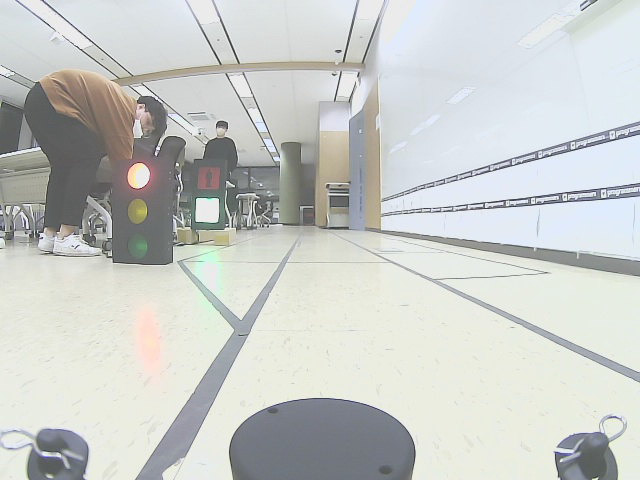
#> input picture video2_85.png, 640 x 480 px
$ python main.py
#> lines starting #> are read from the running program, lines starting #| are printed output that depends on the picture; after the words box and inside, x2 and y2 are one past the last pixel; in counts of white or black regions, pixels touching at a corner belong together
import cv2
import numpy as np


def detect(img, maskr, maskg, masky, md, sr, br, param1, param2):

    # Set font for CV2 GUI
    font = cv2.FONT_HERSHEY_SIMPLEX

    # Store dimensions of input image as a variable
    size = img.shape

    # Detect circles present in mask with Hough Circle Transform
    r_circles = cv2.HoughCircles(maskr, cv2.HOUGH_GRADIENT, 1, md,
                               param1=param1, param2=param2, minRadius=sr, maxRadius=br)

    g_circles = cv2.HoughCircles(maskg, cv2.HOUGH_GRADIENT, 1, md,
                               param1=param1, param2=param2, minRadius=sr, maxRadius=br)


    y_circles = cv2.HoughCircles(masky, cv2.HOUGH_GRADIENT, 1, md,
                               param1=param1, param2=param2, minRadius=sr, maxRadius=br)

    # Detect traffic lights
    r = 5
    bound = 4.0 / 10
    if r_circles is not None:
        r_circles = np.uint16(np.around(r_circles))

        for i in r_circles[0, :]:
            if i[0] > size[1] or i[1] > size[0]or i[1] > size[0]*bound:
                continue

            h, s = 0.0, 0.0
            for m in range(-r, r):
                for n in range(-r, r):

                    if (i[1]+m) >= size[0] or (i[0]+n) >= size[1]:
                        continue
                    h += maskr[i[1]+m, i[0]+n]
                    s += 1
            if h / s > 50:
                cv2.circle(img, (i[0], i[1]), i[2]+10, (0, 255, 0), 2)
                cv2.circle(maskr, (i[0], i[1]), i[2]+30, (255, 255, 255), 2)
                cv2.putText(img,'RED',(i[0], i[1]), font, 1,(255,0,0),2,cv2.LINE_AA)

    if g_circles is not None:
        g_circles = np.uint16(np.around(g_circles))

        for i in g_circles[0, :]:
            if i[0] > size[1] or i[1] > size[0] or i[1] > size[0]*bound:
                continue

            h, s = 0.0, 0.0
            for m in range(-r, r):
                for n in range(-r, r):

                    if (i[1]+m) >= size[0] or (i[0]+n) >= size[1]:
                        continue
                    h += maskg[i[1]+m, i[0]+n]
                    s += 1
            if h / s > 100:
                cv2.circle(img, (i[0], i[1]), i[2]+10, (0, 255, 0), 2)
                cv2.circle(maskg, (i[0], i[1]), i[2]+30, (255, 255, 255), 2)
                cv2.putText(img,'GREEN',(i[0], i[1]), font, 1,(255,0,0),2,cv2.LINE_AA)

    if y_circles is not None:
        y_circles = np.uint16(np.around(y_circles))

        for i in y_circles[0, :]:
            if i[0] > size[1] or i[1] > size[0] or i[1] > size[0]*bound:
                continue

            h, s = 0.0, 0.0
            for m in range(-r, r):
                for n in range(-r, r):

                    if (i[1]+m) >= size[0] or (i[0]+n) >= size[1]:
                        continue
                    h += masky[i[1]+m, i[0]+n]
                    s += 1
            if h / s > 50:
                cv2.circle(img, (i[0], i[1]), i[2]+10, (0, 255, 0), 2)
                cv2.circle(masky, (i[0], i[1]), i[2]+30, (255, 255, 255), 2)
                cv2.putText(img,'YELLOW',(i[0], i[1]), font, 1,(255,0,0),2,cv2.LINE_AA)

    return img

if __name__ == '__main__':

    # Dummy function to pass as parameter when needed
    def nothing(x):
        pass

    # Name each window with String
    redWindow = 'Red'
    greenWindow = 'Green'
    yellowWindow = 'Yellow'
    paramWindow = 'Hough Circles Parameters'

    # Name each slider
    rhl = 'H Low'
    rhh = 'H High'
    rsl = 'S Low'
    rsh = 'S High'
    rvl = 'V Low'
    rvh = 'V High'

    ghl = 'H Low'
    ghh = 'H High'
    gsl = 'S Low'
    gsh = 'S High'
    gvl = 'V Low'
    gvh = 'V High'

    yhl = 'H Low'
    yhh = 'H High'
    ysl = 'S Low'
    ysh = 'S High'
    yvl = 'V Low'
    yvh = 'V High'

    md = 'Min Dist'
    sr = 'Min Radius'
    br = 'Max Radius'
    p1 = 'Param 1'
    p2 = 'Param 2'

    # Create separate window for each colour and the hough circle transform parameters
    cv2.namedWindow(redWindow, flags = cv2.WINDOW_NORMAL)
    cv2.namedWindow(greenWindow, flags = cv2.WINDOW_NORMAL)
    cv2.namedWindow(yellowWindow, flags = cv2.WINDOW_NORMAL)
    cv2.namedWindow(paramWindow, flags = cv2.WINDOW_NORMAL)

    # Create trackbars
    cv2.createTrackbar(rhl, redWindow, 0, 255, nothing)
    cv2.createTrackbar(rhh, redWindow, 0, 255, nothing)
    cv2.createTrackbar(rsl, redWindow, 0, 255, nothing)
    cv2.createTrackbar(rsh, redWindow, 0, 255, nothing)
    cv2.createTrackbar(rvl, redWindow, 0, 255, nothing)
    cv2.createTrackbar(rvh, redWindow, 0, 255, nothing)

    cv2.createTrackbar(ghl, greenWindow, 0, 255, nothing)
    cv2.createTrackbar(ghh, greenWindow, 0, 255, nothing)
    cv2.createTrackbar(gsl, greenWindow, 0, 255, nothing)
    cv2.createTrackbar(gsh, greenWindow, 0, 255, nothing)
    cv2.createTrackbar(gvl, greenWindow, 0, 255, nothing)
    cv2.createTrackbar(gvh, greenWindow, 0, 255, nothing)

    cv2.createTrackbar(yhl, yellowWindow, 0, 255, nothing)
    cv2.createTrackbar(yhh, yellowWindow, 0, 255, nothing)
    cv2.createTrackbar(ysl, yellowWindow, 0, 255, nothing)
    cv2.createTrackbar(ysh, yellowWindow, 0, 255, nothing)
    cv2.createTrackbar(yvl, yellowWindow, 0, 255, nothing)
    cv2.createTrackbar(yvh, yellowWindow, 0, 255, nothing)

    cv2.createTrackbar(md, paramWindow, 1, 255, nothing)
    cv2.createTrackbar(sr, paramWindow, 1, 255, nothing)
    cv2.createTrackbar(br, paramWindow, 1, 255, nothing)
    cv2.createTrackbar(p1, paramWindow, 1, 255, nothing)
    cv2.createTrackbar(p2, paramWindow, 1, 255, nothing)

    # Set initial value for each trackbar
    cv2.setTrackbarPos(rhl, redWindow, 5)
    cv2.setTrackbarPos(rhh, redWindow, 40)
    cv2.setTrackbarPos(rsl, redWindow, 180)
    cv2.setTrackbarPos(rsh, redWindow, 255)
    cv2.setTrackbarPos(rvl, redWindow, 180)
    cv2.setTrackbarPos(rvh, redWindow, 255)

    cv2.setTrackbarPos(ghl, greenWindow, 40)
    cv2.setTrackbarPos(ghh, greenWindow, 100)
    cv2.setTrackbarPos(gsl, greenWindow, 30)
    cv2.setTrackbarPos(gsh, greenWindow, 255)
    cv2.setTrackbarPos(gvl, greenWindow, 40)
    cv2.setTrackbarPos(gvh, greenWindow, 255)

    cv2.setTrackbarPos(yhl, yellowWindow, 30)
    cv2.setTrackbarPos(yhh, yellowWindow, 50)
    cv2.setTrackbarPos(ysl, yellowWindow, 100)
    cv2.setTrackbarPos(ysh, yellowWindow, 255)
    cv2.setTrackbarPos(yvl, yellowWindow, 240)
    cv2.setTrackbarPos(yvh, yellowWindow, 255)

    cv2.setTrackbarPos(md, paramWindow, 50)
    cv2.setTrackbarPos(sr, paramWindow, 4)
    cv2.setTrackbarPos(br, paramWindow, 14)
    cv2.setTrackbarPos(p1, paramWindow, 50)
    cv2.setTrackbarPos(p2, paramWindow, 9)

    # Capture video from device
    img = cv2.imread('video2_85.png')
#> img is the input picture: shape (480, 640, 3); mean B, G, R 200.5, 203.2, 200.7
    cv2.imshow('original', img)
    # [8 lines of commented-out code are left out]
    hsv = cv2.cvtColor(img, cv2.COLOR_BGR2HSV)
#> hsv: shape (480, 640, 3); mean H, S, V 67, 15.1, 207

        # Get slider position
    rhlv = cv2.getTrackbarPos(rhl, redWindow)
    rhhv = cv2.getTrackbarPos(rhh, redWindow)
    rslv = cv2.getTrackbarPos(rsl, redWindow)
    rshv = cv2.getTrackbarPos(rsh, redWindow)
    rvlv = cv2.getTrackbarPos(rvl, redWindow)
    rvhv = cv2.getTrackbarPos(rvh, redWindow)

    ghlv = cv2.getTrackbarPos(ghl, greenWindow)
    ghhv = cv2.getTrackbarPos(ghh, greenWindow)
    gslv = cv2.getTrackbarPos(gsl, greenWindow)
    gshv = cv2.getTrackbarPos(gsh, greenWindow)
    gvlv = cv2.getTrackbarPos(gvl, greenWindow)
    gvhv = cv2.getTrackbarPos(gvh, greenWindow)

    yhlv = cv2.getTrackbarPos(yhl, yellowWindow)
    yhhv = cv2.getTrackbarPos(yhh, yellowWindow)
    yslv = cv2.getTrackbarPos(ysl, yellowWindow)
    yshv = cv2.getTrackbarPos(ysh, yellowWindow)
    yvlv = cv2.getTrackbarPos(yvl, yellowWindow)
    yvhv = cv2.getTrackbarPos(yvh, yellowWindow)

    mdv = cv2.getTrackbarPos(md, paramWindow)
    srv = cv2.getTrackbarPos(sr, paramWindow)
    brv = cv2.getTrackbarPos(br, paramWindow)
    p1v = cv2.getTrackbarPos(p1, paramWindow)
    p2v = cv2.getTrackbarPos(p2, paramWindow)

        # Parse slider position as array to make it neat
    RHSVLOW = np.array([rhlv, rslv, rvlv])
    RHSVHIGH = np.array([rhhv, rshv, rvhv])
    GHSVLOW = np.array([ghlv, gslv, gvlv])
    GHSVHIGH = np.array([ghhv, gshv, gvhv])
    YHSVLOW = np.array([yhlv, yslv, yvlv])
    YHSVHIGH = np.array([yhhv, yshv, yvhv])

        # Colour segmentation
    maskr = cv2.inRange(hsv, RHSVLOW, RHSVHIGH)
#> maskr: shape (480, 640); every value is 0
    maskg = cv2.inRange(hsv, GHSVLOW, GHSVHIGH)
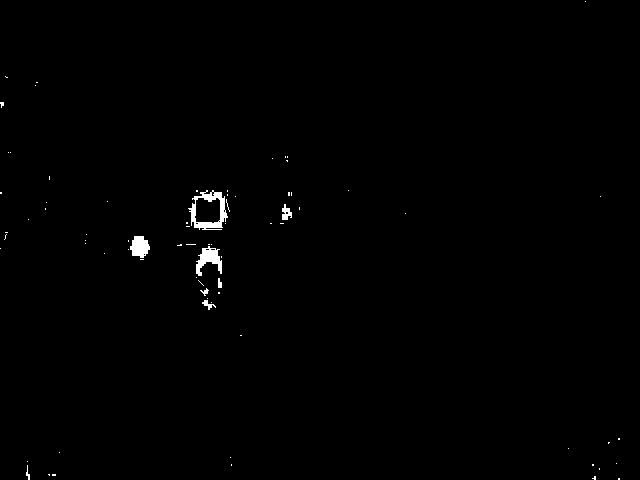
#> maskg: shape (480, 640); 0.57% white; 76 white regions (68 under 20 px), largest, box (x1, y1, x2, y2) and area: (188, 190, 228, 230) 603, (196, 246, 222, 276) 393, (130, 236, 150, 258) 317
    masky = cv2.inRange(hsv, YHSVLOW, YHSVHIGH)
    after = detect(img, maskr, maskg, masky, mdv, srv, brv, p1v, p2v)
#> in detect, `r_circles = cv2.HoughCircles(maskr, cv2.HOUGH_GRADIENT, 1, md, param1=..`: r_circles = None
#> in detect, `g_circles = cv2.HoughCircles(maskg, cv2.HOUGH_GRADIENT, 1, md, param1=..`: g_circles = [[139.5, 247.5, 9.1], [207.5, 265.5, 13.4], [215.5, 213.5, 13.4]]
#> in detect, `y_circles = cv2.HoughCircles(masky, cv2.HOUGH_GRADIENT, 1, md, param1=..`: y_circles = None
#> in detect, `g_circles = np.uint16(np.around(g_circles))`: g_circles = [[140, 248, 9], [208, 266, 13], [216, 214, 13]]
#> the loop in detect, `for i in g_circles[0, :]:` made 3 passes

     # Output the final composite, along with each individual masks (for debugging)
    cv2.imshow('Output', after)
    cv2.imshow('Red Mask', maskr)
    cv2.imshow('Green Mask', maskg)
    cv2.imshow('Yellow Mask', masky)

        # Terminate program if user hits q
    # if cv2.waitKey(5) & 0xFF == ord('q'):
    #     break

    # Release resources before exiting
cv2.waitKey()
cv2.destroyAllWindows()

$ run again, with video1_1.png copied over video2_85.png
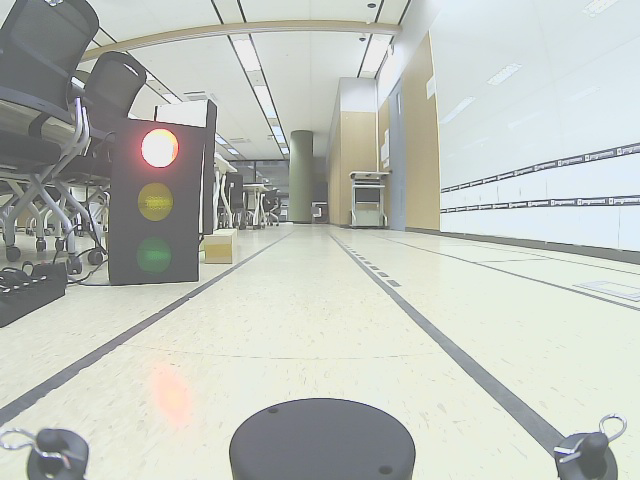
#> input picture video1_1.png, 640 x 480 px
#> img is the input picture: shape (480, 640, 3); mean B, G, R 187, 193.7, 189.6
#> hsv: shape (480, 640, 3); mean H, S, V 63.4, 17.3, 196
#> maskr: shape (480, 640); every value is 0
#> `maskg = cv2.inRange(hsv, GHSVLOW, GHSVHIGH)`:
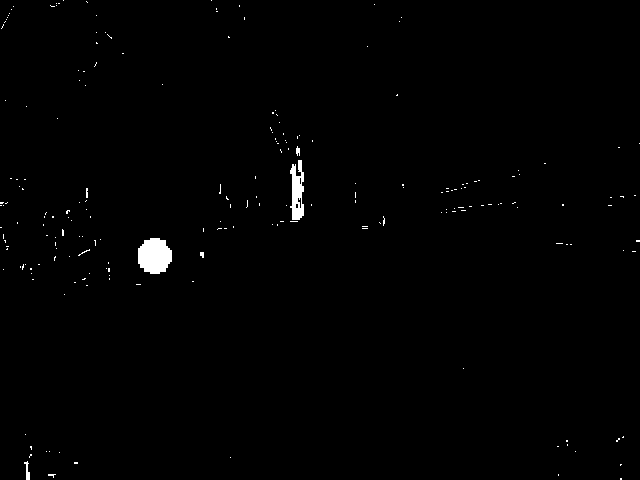
#> maskg: shape (480, 640); 0.73% white; 209 white regions (204 under 20 px), largest, box (x1, y1, x2, y2) and area: (138, 238, 172, 274) 968, (290, 160, 304, 220) 573, (24, 461, 30, 480) 58, (296, 146, 300, 156) 29, (200, 252, 204, 258) 20
#> r_circles = None
#> in detect, `g_circles = cv2.HoughCircles(maskg, cv2.HOUGH_GRADIENT, 1, md, param1=..`: g_circles = [[293.5, 205.5, 7.1]]
#> y_circles = None
#> in detect, `g_circles = np.uint16(np.around(g_circles))`: g_circles = [[294, 206, 7]]
#> the loop in detect, `for i in g_circles[0, :]:` made 1 pass
